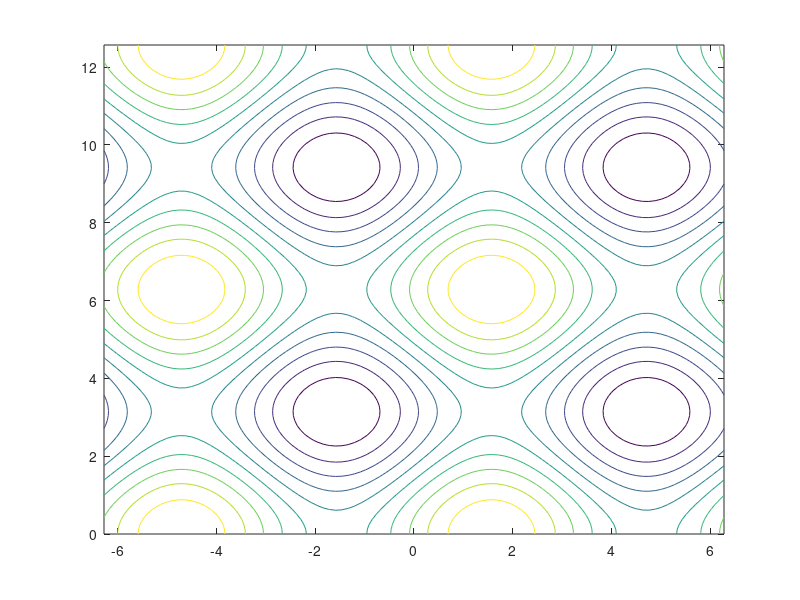
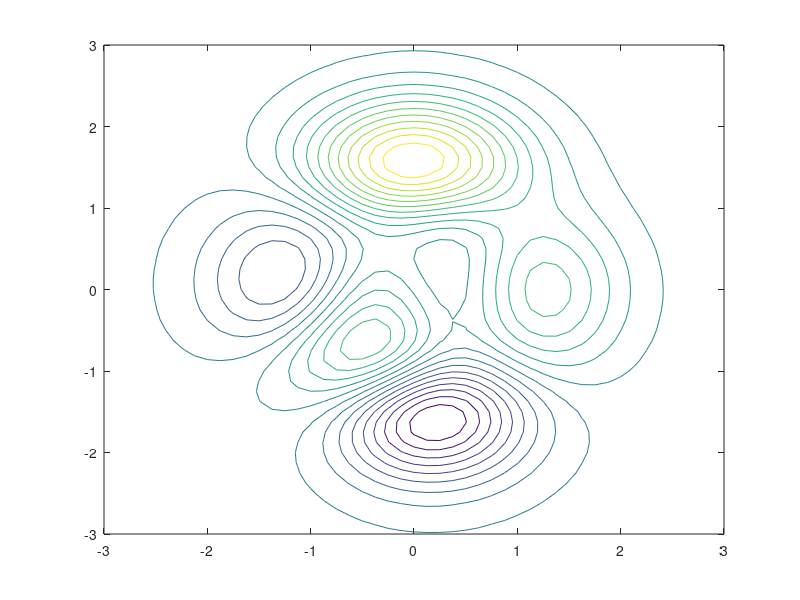
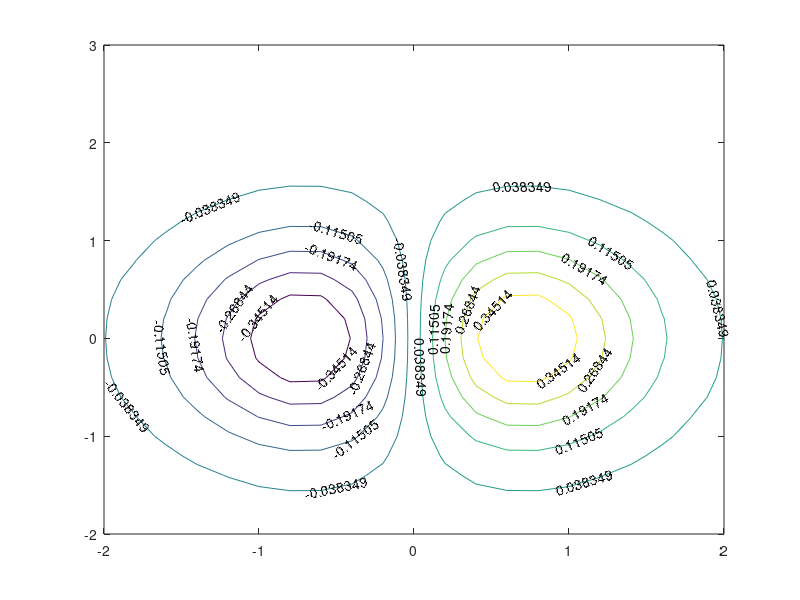
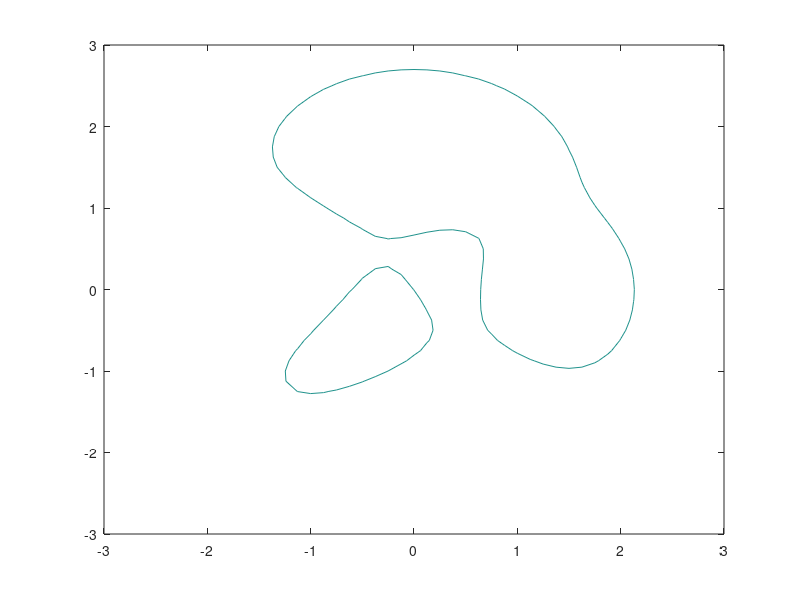

Here is the MATLAB script that generated these plots, in order:
x = linspace( -2*pi, 2*pi );
y = linspace( 0, 4*pi );
[X, Y] = meshgrid(x, y);
Z = sin(X) + cos(Y);

figure;
contour( X, Y, Z );


%%
[X, Y, Z] = peaks;
figure;
contour(X, Y, Z, 20)

%%
x = -2 : 0.2 : 2;
y = -2 : 0.2 : 3;
[X, Y] = meshgrid(x, y);
Z = X .* exp( -X.^2 - Y.^2 );

figure;
contour(X, Y, Z, 'ShowText','on');

%%
x = -3 : 0.125 : 3;
y = -3 : 0.125 : 3;
[X, Y] = meshgrid(x, y);
Z = peaks(X, Y);
v = [1, 1];

figure;
contour(X, Y, Z, v);
